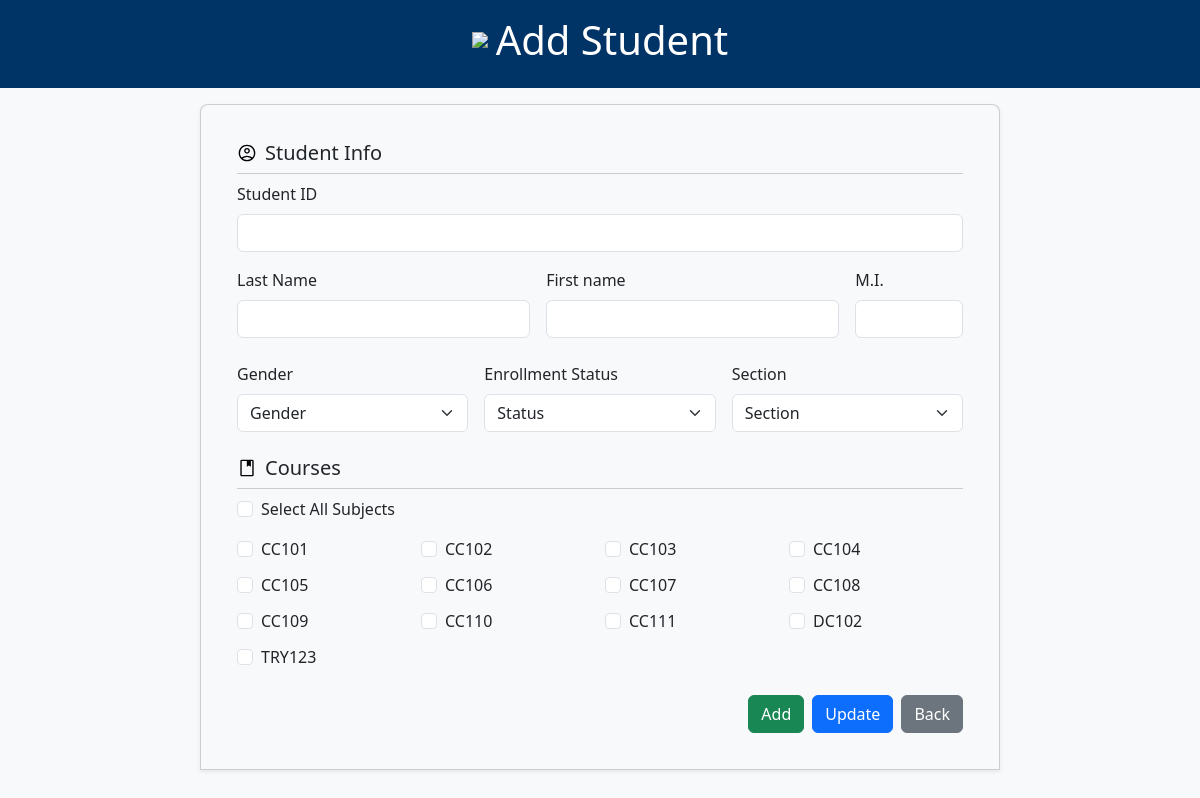
The page /pages/add-student.php on the database its author committed.
### pages/add-student.php (the view, shortened to what this page needs)
<?php
    include("../dbconnection.php");
?>
<!DOCTYPE html>
<html lang="en">
<head>
    <link rel="stylesheet" href="../bootstrap.min.css">
    <link rel="stylesheet" href="../css/styles.css">
</head>
<body>
    <div class="header text-white text-center p-3">
        <h1 class="d-flex justify-content-center align-items-center gap-2" ><img src="../imgs/person.svg">Add Student</h1>
    </div>
    <div class="container py-3">
        <div class="card custom-rounded-top shadow-sm mb-0 form-container">
            <div class="card-body">
                <div class="bottom-border mb-2">
                    <h5 class="card-title mb-2 d-flex align-items-center">
                        <img src="../imgs/account_circle.svg" class="me-2" width="20"> Student Info
                    </h5>
                </div>
                <form method="POST" action="../php-process/student-add-process.php">
                    <div class="student-info">
                        <div class="student-form-inputs row g-3 mb-4">
                            <div class="col-md-8 w-100">
                                <label for="student-id" class="form-label">Student ID</label>
                                <input type="text" name="student-id" class="form-control" required pattern="^Stud-\d{5}-\d{2}-\d{4}$"
    title="Format: Stud-00000-00-0000">
                            </div>
                            <div class="col-md-5">
                                <label for="lname" class="form-label">Last Name</label>
                                <input type="text" name="lname" class="form-control" required>
                            </div>
                            <div class="col-md-5">
                                <label for="fname" class="form-label">First name</label>
                                <input type="text" name="fname" class="form-control" required>
                            </div>
                            <div class="col-md-2">
                                <label for="mi" class="form-label">M.I.</label>
                                <input type="text" name="mi" class="form-control">
                            </div>
                        </div>
                        <div class="row g-3 mb-4">
                            <div class="col-md-4">
                                <label for="gender" class="form-label">Gender</label>
                                <select name="gender" class="form-select" required>
                                    <option value="">Gender</option>
                                </select>
                            </div>
                            <div class="col-md-4">
                                <label for="enrol-status" class="form-label">Enrollment Status</label>
                                <select name="enrol-status" class="form-select">
                            <option value="" >Status</option>
                        </select>
                            </div>
                            <div class="col-md-4">
                                <label for="section" class="form-label">Section</label>
                                <select name="section" class="form-select">
                                    <option value="">Section</option>
                                </select>
                            </div>
                        </div>
                <div class="bottom-border mt-2 mb-2">
                    <h5 class="card-title mb-2 d-flex align-items-center">
                        <img src="../imgs/book.svg" class="me-2" width="20">Courses
                    </h5>
                </div>
                <div class="mb-4">
                    <div class="form-check mb-3">
                        <input class="form-check-input" type="checkbox" id="selectAll" onclick="toggleCheckboxes(this)">
                        <label class="form-check-label" for="selectAll">
                            Select All Subjects
                        </label>
                    </div>
                    <div class="courses-checkbox-container ">
                    <?php
                        $subjectList = mysqli_query($conn, "SELECT * FROM `subject-code-tbl`");
                        if (mysqli_num_rows($subjectList) > 0):
                            while ($subject = mysqli_fetch_assoc($subjectList)) {
                                echo '<div class="course-checkbox-item form-check">';
                                echo '<input class="form-check-input course-checkbox" type="checkbox" name="subjects[]" value="' . htmlspecialchars($subject['subject-code']) . '" id="subj-' . htmlspecialchars($subject['subject-code']) . '">';
                                echo '<label class="form-check-label" for="subj-' . htmlspecialchars($subject['subject-code']) . '">' . htmlspecialchars($subject['subject-code']) . '</label>';
                                echo '</div>';
                            }
                            else:
                                echo '<p>No subjects available</p>';
                            endif;
                        ?>
                    </div>
                </div>
                <div class="student-form-button d-flex gap-2 mt-3 justify-content-end">
                    <button type="submit" name="action" value="add" class="btn btn-success">
                        Add
                    </button>
                    <button type="submit" name="action" value="update" class="btn btn-primary">
                        Update
                    </button>
                    <button type="button" onclick="location.href='../index.php'" class="btn btn-secondary">
                        Back
                    </button>
                    </div>
                </form>
            </div>
            </div>
            </div>
</body>
</html>

### css/styles.css (style rules this page uses)
:root { --primary-color: #003366; --secondary-color: #3399FF; --bg-color: #F8F9FA; --border-color: #DEE2E6; --text-color: #343A40; --text-table-light-color: #fff; --table-header-bg: #002B5B; --border-color: #ccc; }
body { background-color: var(--bg-color); color: var(--text-color); }
* { margin: 0; padding: 0; font-family: 'Segoe UI', Tahoma, Geneva, Verdana, sans-serif !important; }
.header { background-color: var(--primary-color); }
.custom-rounded-top { border-radius: 0.5rem 0.5rem 0 0; }
.bottom-border { border-bottom: 1px solid var(--border-color); }
.form-container { max-width: 800px; margin: 0 auto; padding: 20px; background-color: var(--bg-color); }
.courses-checkbox-container { display: grid; grid-template-columns: repeat(auto-fill, minmax(150px, 1fr)); gap: 10px; margin-top: 15px; }
input[type="checkbox"] { cursor: pointer; }
.courses-checkbox-container { max-height: 200px; overflow-y: auto; }

### rows shown on the page
subject-code-tbl: value "CC101"
subject-code-tbl: value "CC102"
subject-code-tbl: value "CC103"
subject-code-tbl: value "CC104"
subject-code-tbl: value "CC105"
subject-code-tbl: value "CC106"
subject-code-tbl: value "CC107"
subject-code-tbl: value "CC108"
subject-code-tbl: value "CC109"
subject-code-tbl: value "CC110"
subject-code-tbl: value "CC111"
subject-code-tbl: value "DC102"
subject-code-tbl: value "TRY123"
